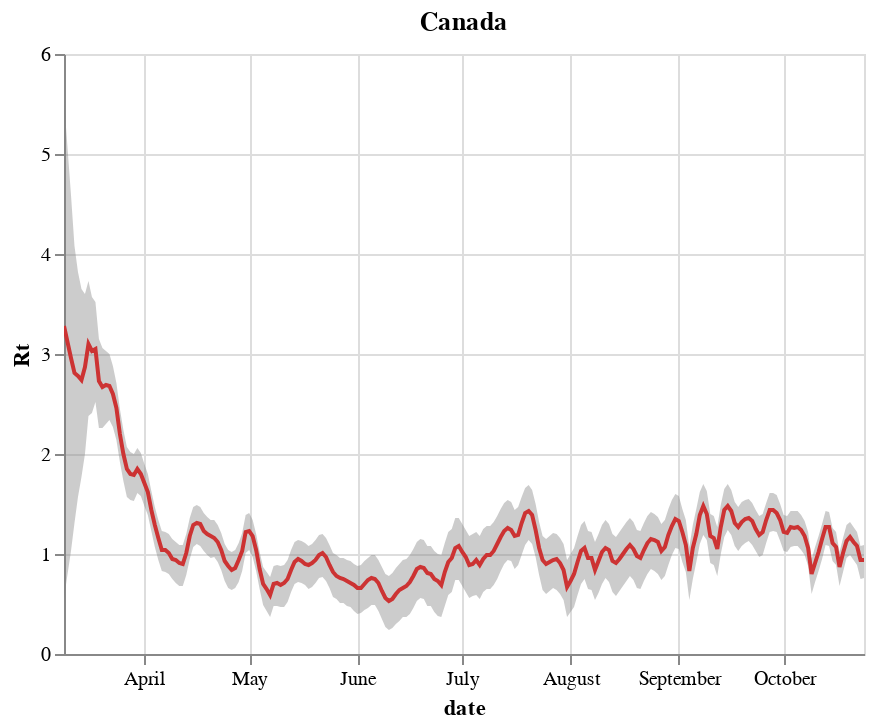

The notebook cell saved with this chart:
### Code cell
#hide_input
df_national = final_results_national.reset_index()
df_national = df_national[1:]
base = alt.Chart(df_national, title='Canada').mark_line(color = 'red').encode(x = alt.X('date'),
                                            y = alt.Y('Rt', title = 'Rt'),
                                            tooltip = ['date','Rt','Low_90','High_90']).interactive()


band = alt.Chart(df_national).mark_area(opacity=0.4, color='gray').encode(x='date',y= alt.Y('Low_90',title = ''),y2=alt.Y2('High_90',title=''))
base + band

### Figure 1 — Vega-Lite specification as saved in the notebook (floating-point values rounded to 4 significant figures; data arrays with more than 128 entries replaced by an {"elided": "..."} marker saying what was removed)
{"config": {"view": {"continuousWidth": 400, "continuousHeight": 300}}, "layer": [{"mark": {"type": "line", "color": "red"}, "encoding": {"tooltip": [{"type": "temporal", "field": "date"}, {"type": "quantitative", "field": "Rt"}, {"type": "quantitative", "field": "Low_90"}, {"type": "quantitative", "field": "High_90"}], "x": {"type": "temporal", "field": "date"}, "y": {"type": "quantitative", "field": "Rt", "title": "Rt"}}, "selection": {"selector009": {"type": "interval", "bind": "scales", "encodings": ["x", "y"]}}, "title": "Canada"}, {"mark": {"type": "area", "color": "gray", "opacity": 0.4}, "encoding": {"x": {"type": "temporal", "field": "date"}, "y": {"type": "quantitative", "field": "Low_90", "title": ""}, "y2": {"field": "High_90", "title": ""}}}], "data": {"name": "data-a1dad66df8624b4eb086b97797b1872f"}, "$schema": "https://vega.github.io/schema/vega-lite/v4.8.1.json", "datasets": {"data-a1dad66df8624b4eb086b97797b1872f": {"elided": "229 records"}}}
